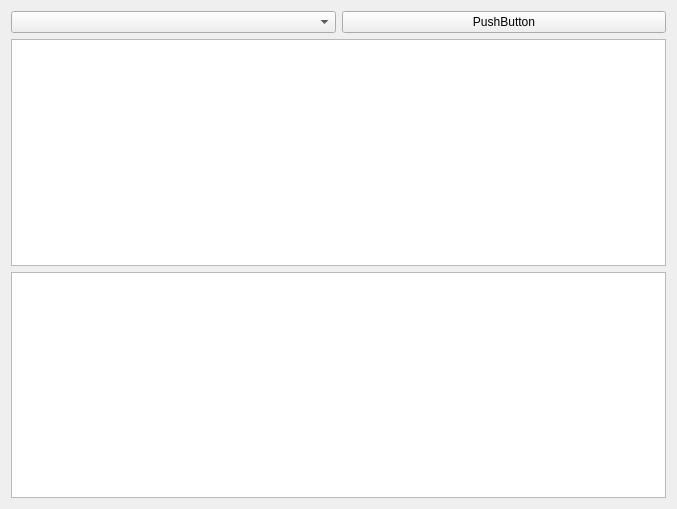
<?xml version="1.0" encoding="UTF-8"?>
<ui version="4.0">
 <class>Widget</class>
 <widget class="QWidget" name="Widget">
  <property name="geometry">
   <rect>
    <x>0</x>
    <y>0</y>
    <width>677</width>
    <height>509</height>
   </rect>
  </property>
  <property name="windowTitle">
   <string>Widget</string>
  </property>
  <layout class="QVBoxLayout" name="verticalLayout">
   <item>
    <layout class="QHBoxLayout" name="horizontalLayout">
     <item>
      <widget class="QComboBox" name="comboBox"/>
     </item>
     <item>
      <widget class="QPushButton" name="pushButton">
       <property name="text">
        <string>PushButton</string>
       </property>
      </widget>
     </item>
    </layout>
   </item>
   <item>
    <layout class="QVBoxLayout" name="verticalLayout_2">
     <item>
      <widget class="QTableView" name="tableView"/>
     </item>
     <item>
      <widget class="QListView" name="listView"/>
     </item>
    </layout>
   </item>
  </layout>
 </widget>
 <resources/>
 <connections/>
</ui>
